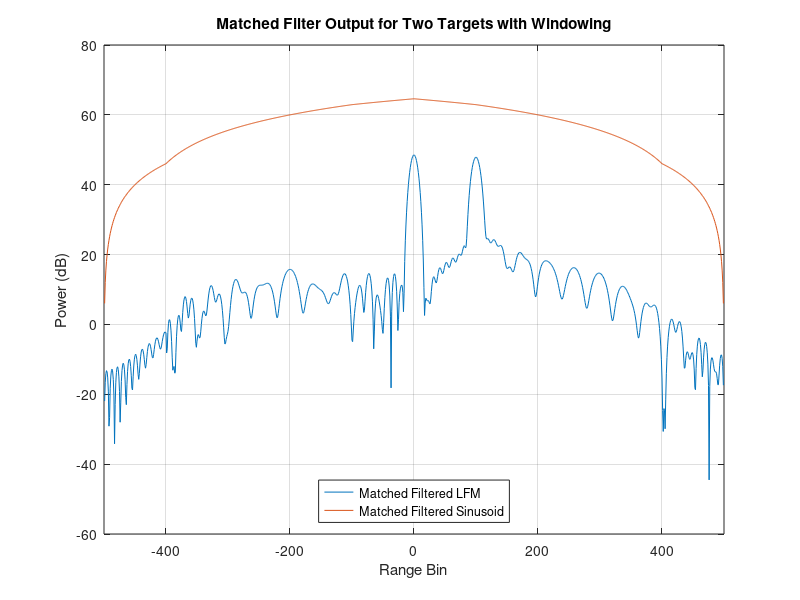

Source code (MATLAB):
clear; clc; close all

% Parameters for the LFM signal
f1 = -30; % starting frequency
f2 = 30;  % ending frequency
N = 500;  % number of samples
t = linspace(0, 1, N); % time vector

% Generate the base LFM signal
xc_base = exp(1i*pi*(f2-f1)*t.^2); % LFM
xf_base = exp(1i*pi*f1*t);         % tone

% Second Target Shifted by n
n = 100;
xc_shift = circshift(xc_base, n);
xc_shift([1:n,end+n+1:end]) = 0;

xf_shift = circshift(xf_base, n);
xf_shift([1:n,end+n+1:end]) = 0;

% Combined received signal
xc_combined = xc_base + xc_shift;
xf_combined = xf_base + xf_shift;

% Apply a window function to reduce sidelobes (Hamming window as example)
window = hamming(N).'; % Create a Hamming window of the same size as the signal
xc_windowed = xc_combined .* window; % Apply the window to the LFM signal

% Calculate the matched filter output for the combined signal
[pc_c, lags] = xcorr(xc_windowed, xc_base); % Using the base LFM signal as the template

% Plot the results
figure(1); hold off;
plot(lags, 20*log10(abs(pc_c)));
hold on;
plot(lags,20*log10(abs(xcorr(xf_combined))))
ylabel('Power (dB)'); xlabel('Range Bin'); xlim([-500 500]); grid on;
title('Matched Filter Output for Two Targets with Windowing');
legend('Matched Filtered LFM','Matched Filtered Sinusoid', 'Location', 'south');